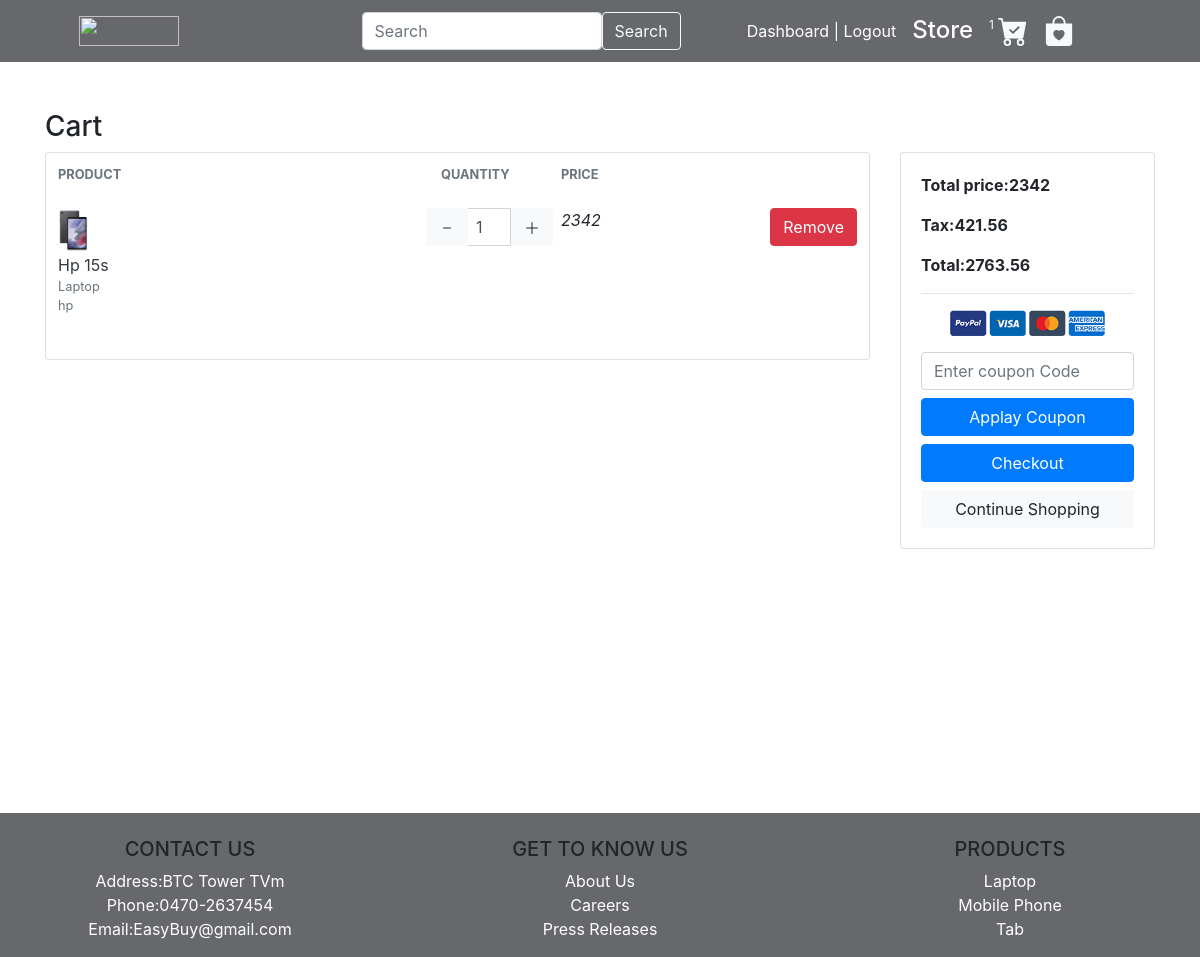
The app's page /cart/ (signed in), older data.
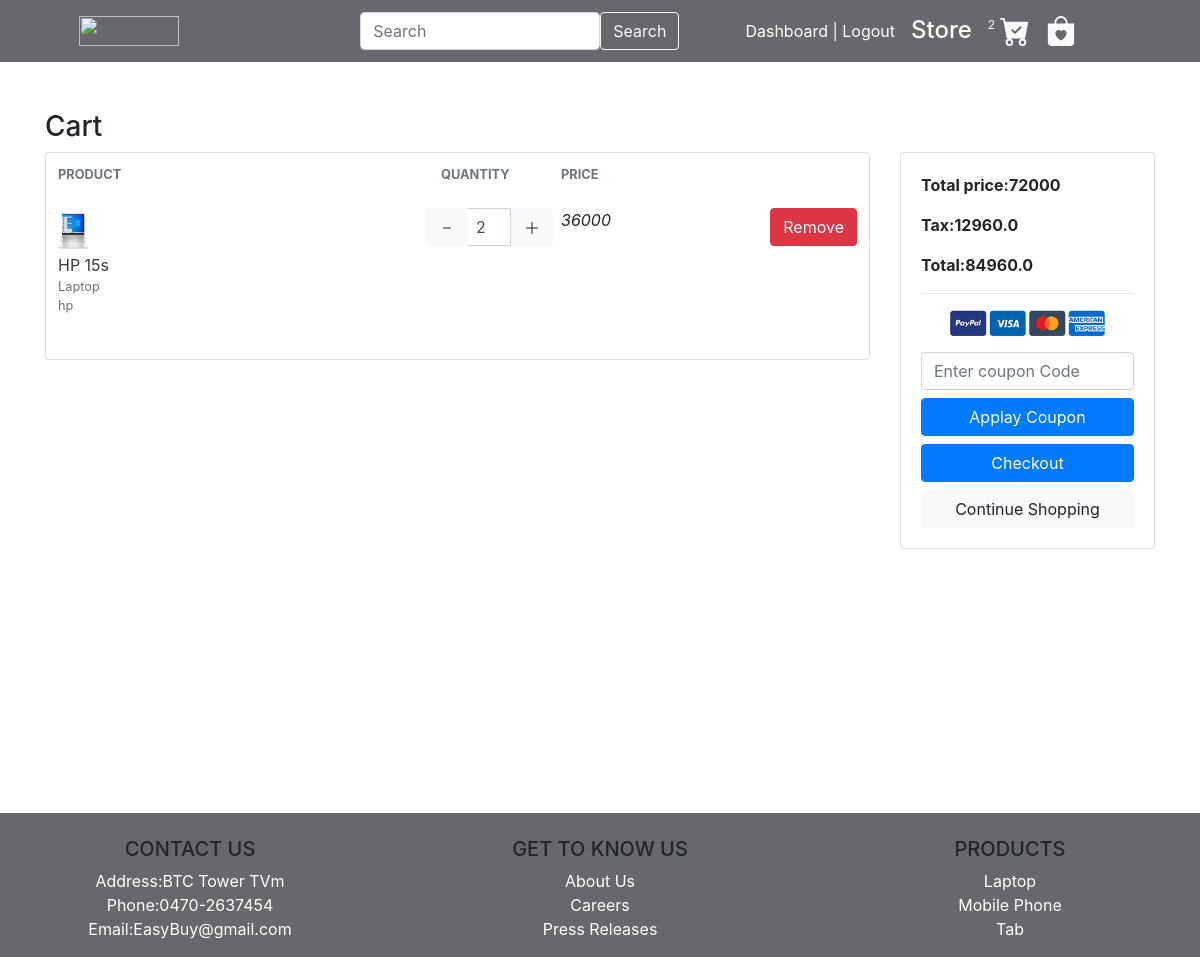
The same page, newer data.
### cart/models.py (models this page shows, shortened)
class Cartitem(models.Model):
    user=models.ForeignKey(Account,on_delete=models.CASCADE,null=True,)
    products=models.ForeignKey(product,on_delete=models.CASCADE)
    variations=models.ManyToManyField(Variation,default=True)
    cart=models.ForeignKey(Cart,on_delete=models.CASCADE,null=True)
    quantity=models.IntegerField()
    is_active=models.BooleanField(default=True)

### product/models.py (models this page shows, shortened)
class product(models.Model):
    product_name=models.CharField(max_length=200,default='')
    product_model=models.CharField(max_length=50,default='')
    slug=models.SlugField(max_length=500,unique=True,default=uuid.uuid1)
    description=models.TextField(max_length=100)
    ram=models.TextField(max_length=50)
    Screensize=models.TextField(max_length=200)
    processor=models.TextField(max_length=100)
    storage=models.TextField(max_length=100)
    price=models.IntegerField()
    stock=models.IntegerField()
    image1 = models.ImageField(upload_to='photo/storetem',default='')
    image2 = models.ImageField(upload_to='photo/storetem',default='')
    image3 = models.ImageField(upload_to='photo/storetem',default='')
    category=models.ForeignKey(category,on_delete=models.CASCADE)
    brand = models.ForeignKey(brand, on_delete=models.CASCADE)
    is_available=models.BooleanField(default=True)
    new_price=models.IntegerField(default=0)
    discount=models.CharField(max_length=100,default=0)

### category/models.py (models this page shows, shortened)
class category(models.Model):
    category_name = models.CharField(max_length=50, unique=True)
    slug = models.SlugField(max_length=50, unique=True)
    description = models.TextField(max_length=224, blank=True)
    cat_image = models.ImageField(upload_to='photo/categories', blank=True)
    def __str__(self):
        return self.category_name

### brand/models.py (models this page shows)
class brand(models.Model):
    brand_name = models.CharField(max_length=50, unique=True)
    slug = models.SlugField(max_length=50, unique=True)
    description = models.TextField(max_length=224, blank=True)
    brand_image = models.ImageField(upload_to='photo/brand', blank=True)
    def __str__(self):
        return self.brand_name

### cart/views.py (the view)
# urls.py: path('', views.cart, name='cartpage'),
def cart(request, total=0, quntity=0, cart_items=None):
    try:
        reduction=0
        tax = 0
        granttotal = 0
        if request.user.is_authenticated:
            cart_items=Cartitem.objects.filter(user=request.user,is_active=True)
            if 'coupon_code' in request.session:
                print(request.session['coupon_code'])
                coupon = Coupon.objects.get(coupon_code=request.session['coupon_code'])
                reduction = coupon.amount
                print(reduction)
                a = cart_items.count()
                if a <= 0:
                    del request.session['coupon_code']
            else:
                reduction = 0
        else:
            cart = Cart.objects.get(cart_id=_cart_id(request))
            cart_items = Cartitem.objects.filter(cart=cart, is_active=True)
        for cart_item in cart_items:
            if cart_item.products.new_price !=0:
                total = total + (cart_item.products.new_price * cart_item.quantity)
            else:
                total = total + (cart_item.products.price * cart_item.quantity)
            quntity = quntity + cart_item.quantity
            tax = (18 * total) / 100
            granttotal = total + tax-reduction
    except ObjectDoesNotExist:
        pass
    print(granttotal)
    context = {
        'total': total,
        'quntity': quntity,
        'cart_items': cart_items,
        'tax': tax,
        'granttotal': granttotal
    }
    return render(request, 'cart/cartview.html', context)

### cart/context_processors.py (called while the page is built)
def counder(request):
    cart_count = 0
    if 'admin' in request.path:
        return {}
    else:
        try:
            cart = Cart.objects.filter(cart_id=_cart_id(request))
            if request.user.is_authenticated:
                cart_items=Cartitem.objects.all().filter(user=request.user)
            else:
                cart_items = Cartitem.objects.all().filter(cart=cart[:1])
            for cart_item in cart_items:
                cart_count += cart_item.quantity
        except Cart.DoesNotExist:
            cart_count = 0
    return dict(cart_count=cart_count)

### cart/views.py (called while the page is built)
def _cart_id(request):
    cart = request.session.session_key
    if not cart:
        cart = request.session.create()
    return cart

### category/context_processors.py (called while the page is built)
def menu_links(request):
    links=category.objects.all()
    return  dict(links=links)

### templates/cart/cartview.html (shortened to what the changed rows need)
{%extends "base/basecode.html" %}
{% load static %}
{%block content%}
<section class="section-content padding-y bg mt-5">
    <div class="container">
        {% if not cart_items %}
        <h3>continue Shoping</h3>
        <br>
        <br>
        <br>
        <br>
        <br>
        <br>
        <br>
        <br>
        <br>
        <br>
        {% else %}
        <h3>Cart</h3>
        <div class="row">
            <aside class="col-lg-9">
                <div class="card">
                    <table class="table table-borderless table-shopping-cart">
                        <thead class="text-muted">
                        <tr class="small text-uppercase">
                            <th scope="col">Product</th>
                            <th scope="col" width="120">Quantity</th>
                            <th scope="col" width="120">Price</th>
                            <th scope="col" class="text-right" width="200"></th>
                        </tr>
                        </thead>
                        <tbody>
                        {%for x in cart_items %}
                        <tr>
                            <td>
                                <figure class="itemside align-items-center">
                                    <div class="aside"><img src="{{x.products.image1.url}}" height="45" width="30" class="img-sm"></div>
                                    <figcaption class="info">
                                        <a href="#" class="title text-dark">{{x.products.product_name}}</a>
                                        <p class="text-muted small">{{x.products.category}} <br>
                                            {{x.products.brand}}<br>
                                        </p>
                                    </figcaption>
                                </figure>
                            </td>
                            <td>
                                <div class="row">
                                    <div class="input-group input-spinner">
                                        <div class="input-group-prepend">
                                            <a href="{% url 'remove_cart' x.products.id x.id %}" class="btn btn-light"
                                               type="button">
                                                <svg xmlns="http://www.w3.org/2000/svg" width="16" height="16"
                                                     fill="currentColor" class="bi bi-dash m" viewBox="0 0 16 16"   >
                                                    <path d="M4 8a.5.5 0 0 1 .5-.5h7a.5.5 0 0 1 0 1h-7A.5.5 0 0 1 4 8z"/>
                                                </svg>
                                            </a>
                                        </div>
                                        <input type="text" class="form-control px-2" value="{{x.quantity}}" >
                                        <div class="input-group-prepend">
                                            <form action="{% url 'add_cart' x.products.id%}" method="post">
                                                    <button class="btn btn-light"
                                                            type="submit">
                                                        <svg xmlns="http://www.w3.org/2000/svg" width="16" height="16"
                                                             fill="currentColor" class="bi bi-plus-lg"
                                                             viewBox="0 0 16 16">
                                                            <path fill-rule="evenodd"
                                                                  d="M8 2a.5.5 0 0 1 .5.5v5h5a.5.5 0 0 1 0 1h-5v5a.5.5 0 0 1-1 0v-5h-5a.5.5 0 0 1 0-1h5v-5A.5.5 0 0 1 8 2Z"/>
                                                        </svg>
                                                    </button>
                                                </form>
                                        </div>
                                    </div>
                                </div>
                            </td>
                            <td>
                                <div class="price-wrap">
                                    {%if x.products.new_price != 0 %}
                                    <var class="price">{{x.products.new_price}}</var>
                                    {%else%}
                                    <var class="price">{{x.products.price}}</var>
                                    {%endif%}
                                </div>
                            </td>
                            <td class="text-right">
                                <a href=" {% url 'remove_cart_item' x.products.id x.id%}" class="btn btn-danger"> Remove</a>
                            </td>
                        </tr>
                        {%endfor%}
                        </tbody>
                    </table>
                </div>
            </aside>
            <aside class="col-lg-3">
                <div class="card">
                    <div class="card-body">
                        <dl class="dlist-align">
                            <dt>Total price:{{total}}</dt>
                        </dl>
                        <dl class="dlist-align">
                            <dt>Tax:{{tax}}</dt>
                        </dl>
                        <dl class="dlist-align">
                            <dt>Total:{{granttotal}}</dt>
                        </dl>
                        <hr>
                        <p class="text-center mb-3">
                            <img src="{% static 'home/payments.png'%}" height="26">
                        </p>
                        {%if user.is_authenticated %}
                        <form method="post" action="{%url 'coupon' %}">
                        <input type="text" name="coupon" placeholder="Enter coupon Code" class="mb-2 form-control" >
                        <button type="submit" class="btn btn-primary btn-block mb-2"> Applay Coupon </button>
                        </form>
                        {%endif%}
                        <a href="{% url 'checkout'%}" class="btn btn-primary btn-block"> Checkout </a>
                        <a href="{%url 'storepage'%}" class="btn btn-light btn-block">Continue Shopping</a>
                    </div>
                </div>
            </aside>
        </div>
        {%endif%}
    </div>
</section>
{% endblock%}

Row changes from the older to the newer data that the page shows:
removed Cartitem: products.image1 (picture), products.product_name "Hp 15s", products.category "Laptop", products.brand "hp", quantity "1", products.price "2342"
added Cartitem: products.image1 (picture), products.product_name "HP 15s", products.category "Laptop", products.brand "hp", quantity "2", products.new_price "36000"
Text that changed along with them:
{{ cart_count }}: "1" → "2"
{{ total }}: "2342" → "72000"
{{ tax }}: "421.56" → "12960.0"
{{ granttotal }}: "2763.56" → "84960.0"
